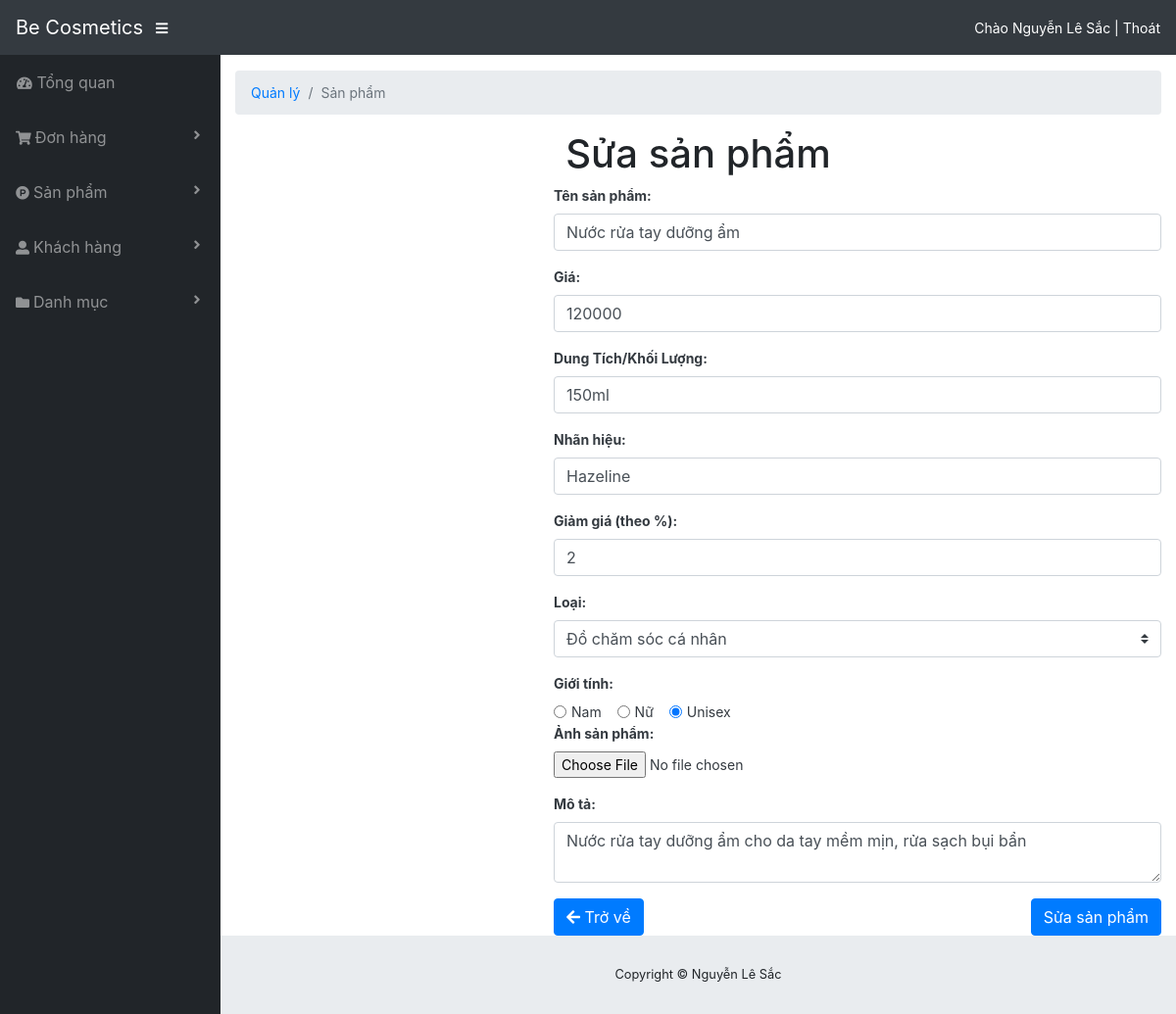
Screenshot of /admin/pages/product/add.php?id=1 (signed in) with the database file from the repository.
### tables this page shows
CREATE TABLE `sanpham` (
  `id` int NOT NULL AUTO_INCREMENT,
  `tensanpham` varchar(100) NOT NULL,
  `gia` int unsigned NOT NULL,
  `kich_thuoc` varchar(50) NOT NULL,
  `mo_ta` text NOT NULL,
  `nhan_hieu` varchar(50) NOT NULL,
  `hinh_anh` varchar(100) DEFAULT 'no-image-available.png',
  `gioi_tinh` varchar(100) NOT NULL,
  `loai_id` int NOT NULL,
  `giam_gia` int DEFAULT '0',
  PRIMARY KEY (`id`),
  KEY `loai_id` (`loai_id`),
  CONSTRAINT `sanpham_ibfk_1` FOREIGN KEY (`loai_id`) REFERENCES `loaisanpham` (`id`)
);

CREATE TABLE `loaisanpham` (
  `id` int NOT NULL AUTO_INCREMENT,
  `tenloai` varchar(40) NOT NULL,
  PRIMARY KEY (`id`)
);

### libraries/Psr4AutoloaderClass.php (called while the page is built, shortened)
<?php
class Psr4AutoloaderClass
{
	protected $prefixes = array();
	public function addNamespace($prefix, $base_dir, $prepend = false)
	{
		$prefix = trim($prefix, '\\') . '\\';
		$base_dir = rtrim($base_dir, DIRECTORY_SEPARATOR) . '/';
		if (isset($this->prefixes[$prefix]) === false) {
			$this->prefixes[$prefix] = array();
		}
		if ($prepend) {
			array_unshift($this->prefixes[$prefix], $base_dir);
		} else {
			array_push($this->prefixes[$prefix], $base_dir);
		}
	}
	public function loadClass($class)
	{
		$prefix = $class;
		while (false !== $pos = strrpos($prefix, '\\')) {
			$prefix = substr($class, 0, $pos + 1);
			$relative_class = substr($class, $pos + 1);
			$mapped_file = $this->loadMappedFile($prefix, $relative_class);
			if ($mapped_file) {
				return $mapped_file;
			}
			$prefix = rtrim($prefix, '\\');
		}
		return false;
	}
	protected function loadMappedFile($prefix, $relative_class)
	{
		foreach ($this->prefixes[$prefix] as $base_dir) {
			$file = $base_dir
				. str_replace('\\', '/', $relative_class)
				. '.php';
			if ($this->requireFile($file)) {
				return $file;
			}
		}
		return false;
	}
	protected function requireFile($file)
	{
		if (file_exists($file)) {
			return true;
		}
		return false;
	}
}

### src/SanPham.php (called while the page is built, shortened)
<?php
class SanPham
{
	private $db;
	private $id = -1;
	public $tensanpham, $gia, $kichthuoc, $mota, $nhanhieu, $hinhanh, $gioitinh, $giamgia;
	protected $loai_id;
	public function getLoai_Id()
	{
		return $this->loai_id;
	}
	public function __construct($pdo)
	{
		$this->db = $pdo;
	}
	public function fillFromDB(array $row)
	{
		[
			'id' => $this->id,
			'tensanpham' => $this->tensanpham,
			'gia' => $this->gia,
			'kich_thuoc' => $this->kichthuoc,
			'mo_ta' => $this->mota,
			'nhan_hieu' => $this->nhanhieu,
			'hinh_anh' => $this->hinhanh,
			'gioi_tinh' => $this->gioitinh,
			'giam_gia' => $this->giamgia,
			'loai_id' => $this->loai_id
		] = $row;
		return $this;
	}
	public function find($id)
	{
		$stmt = $this->db->prepare('select * from sanpham where id = :id');
		$stmt->execute(['id' => $id]);
		if ($row = $stmt->fetch()) {
			return $this;
		}
		return null;
	}
}

### src/LoaiSanPham.php (called while the page is built, shortened)
<?php
class LoaiSanPham {
	private $db;
	private $id = -1;
	public $tenloai;
	public function getId() {
		return $this->id;
	}
	public function __construct($pdo) {
		$this->db = $pdo;
	}
	public function all() {
		$arr = [];
		$stmt = $this->db->prepare('select * from loaisanpham');
		$stmt->execute();
		while ($row = $stmt->fetch()) {
			$loaiSanPham = new LoaiSanPham($this->db);
			$loaiSanPham->fillFromDB($row);
			$arr[] = $loaiSanPham;
		}
		return $arr;
	}
	protected function fillFromDB(array $row) {
		[	'id' => $this->id,
			'tenloai' => $this->tenloai
		] = $row;
		return $this;
	}
}

### public/admin/pages/product/add.php (the view, shortened to what this page needs)
<?php
require_once '../../../../bootstrap.php';
$sanpham = new SanPham($PDO);
$loaisanpham = new LoaiSanPham($PDO);
$ds = $loaisanpham->all();
$id = isset($_REQUEST['id']) ?
    filter_var($_REQUEST['id'], FILTER_SANITIZE_NUMBER_INT) : -1;
if ($id > 0)
    $sanpham->find($id);
?>
  <?php  require_once'../../compoinent/header.php'; ?>
      <div id="wrapper">
      <?php  require_once'../../compoinent/danhmuc.php'; ?>
      <div id="content-wrapper">
         <div class="container-fluid">
            <ol class="breadcrumb">
               <li class="breadcrumb-item">
                  <a href="#">Quản lý</a>
               </li>
               <li class="breadcrumb-item active">Sản phẩm</li>
            </ol>
              <main>
        <h1 class="text-center"><?= $id < 0 ? "Thêm" : "Sửa" ?> sản phẩm</h1>
        <div class="row">
            <div class="col-4"></div>
            <form name="frm" id="frm" action="" method="post" class="col m-auto text-dark" enctype="multipart/form-data">
                <div class="form-group">
                    <label for="name" class="font-weight-bold">Tên sản phẩm: </label>
                    <input type="text" name="txtTenSanPham" class="form-control" placeholder="" value="<?= isset($sanpham->tensanpham) ? $sanpham->tensanpham : ''; ?>" />
                </div>
                <div class="form-group">
                    <label for="phone" class="font-weight-bold">Giá: </label>
                    <input type="number" name="nbGia" class="form-control" min="0" placeholder="" value="<?= isset($sanpham->gia) ? $sanpham->gia : ''; ?>" />
                </div>
                <div class="form-group">
                    <label for="phone" class="font-weight-bold">Dung Tích/Khối Lượng: </label>
                    <input type="text" name="txtKichThuoc" class="form-control" maxlen="255" id="phone" placeholder="" value="<?= isset($sanpham->kichthuoc) ? $sanpham->kichthuoc : ''; ?>" />
                </div>
                <div class="form-group">
                    <label for="phone" class="font-weight-bold">Nhãn hiệu: </label>
                    <input type="text" name="txtNhanHieu" class="form-control" maxlen="255" id="phone" placeholder="" value="<?= isset($sanpham->nhanhieu) ? $sanpham->nhanhieu : ''; ?>" />
                </div>
                <div class="form-group">
                    <label for="phone" class="font-weight-bold">Giảm giá (theo %): </label>
                    <input type="number" name="nbGiamGia" class="form-control" min="0" value="<?= isset($sanpham->giamgia) ? $sanpham->giamgia : '0'; ?>" />
                </div>
                <div class="form-group">
                    <label for="" class="font-weight-bold">Loại: </label>
                    <select class="custom-select" name="slLoai">
                        <?php foreach ($ds as $loaisanpham) : ?>
                            <option value="<?= $loaisanpham->getId() ?>" <?= $loaisanpham->getId() == $sanpham->getLoai_Id() ? "selected" : ""  ?>><?= $loaisanpham->tenloai ?></option>
                        <?php endforeach; ?>
                    </select>
                </div>
                <label for="" class="font-weight-bold">Giới tính: </label><br>
                <div class="form-check form-check-inline">
                    <input class="form-check-input" type="radio" name="rdGioiTinh" id="inlineRadio1" value="Nam" <?= $sanpham->gioitinh == "Nam" ? "checked" : ""  ?>>
                    <label class="form-check-label" for="inlineRadio1">Nam</label>
                </div>
                <div class="form-check form-check-inline">
                    <input class="form-check-input" type="radio" name="rdGioiTinh" id="inlineRadio2" value="Nữ" <?= $sanpham->gioitinh == "Nữ" ? "checked" : ""  ?>>
                    <label class="form-check-label" for="inlineRadio2">Nữ</label>
                </div>
                <div class="form-check form-check-inline">
                    <input class="form-check-input" type="radio" name="rdGioiTinh" id="inlineRadio3" value="Unisex" <?= $sanpham->gioitinh == "Unisex" ? "checked" : ""  ?>>
                    <label class="form-check-label" for="inlineRadio3">Unisex</label>
                </div>
                <br>
                <div class="form-group">
                    <label for="img" class="font-weight-bold">Ảnh sản phẩm: </label><br>
                    <input type="file" name="img" id="img" value="" />
                </div>
                <div class="form-group">
                    <label for="notes" class="font-weight-bold">Mô tả:</label>
                    <textarea name="txtMoTa" id="txtMoTa" class="form-control" placeholder="Nhập mô tả sản phẩm...."><?= isset($sanpham->mota) ? $sanpham->mota : ''; ?></textarea>
                </div>
                <a href="./list.php" class="btn btn-primary"><i class="fa fa-arrow-left" aria-hidden="true"></i> Trở về</a>
                <button type="submit" name="btnSubmit" id="submit" class="btn btn-primary float-right"><?= $id < 0 ? "Thêm" : "Sửa" ?> sản phẩm</button>
            </form>
        </div>
    </main>
             <?php  require_once'../../compoinent/footer.php'; ?>
         </div>
      </div>
   </body>
</html>

### public/admin/css/admin.css (style rules this page uses)
body { font-size:14px; }

### rows the page displays
sanpham: txtTenSanPham "Nước rửa tay dưỡng ẩm", nbGia "120000", txtKichThuoc "150ml", txtNhanHieu "Hazeline", nbGiamGia "2", slLoai "Đồ chăm sóc cá nhân", gioi_tinh "☐ Nam", gioi_tinh "☐ Nữ", gioi_tinh "☑ Unisex", txtMoTa "Nước rửa tay dưỡng ẩm cho da tay mềm mịn, rửa sạch bụi bẩn"
